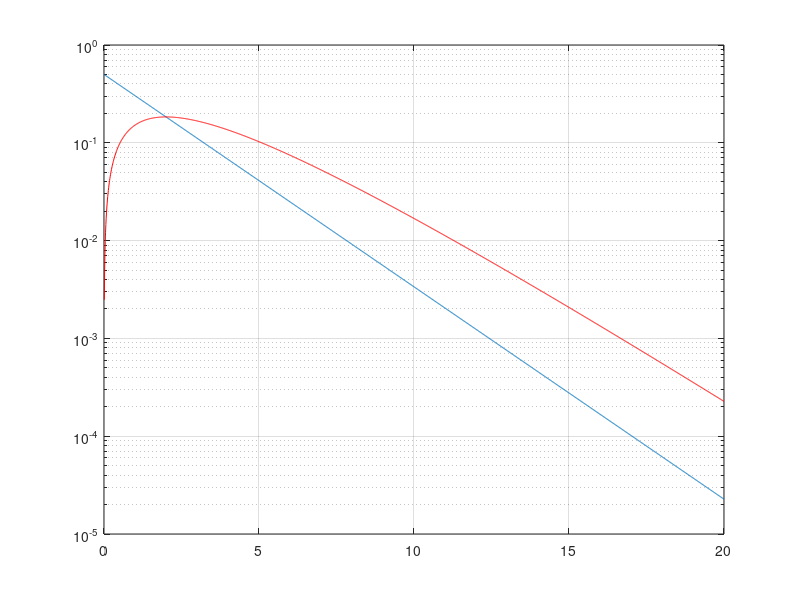
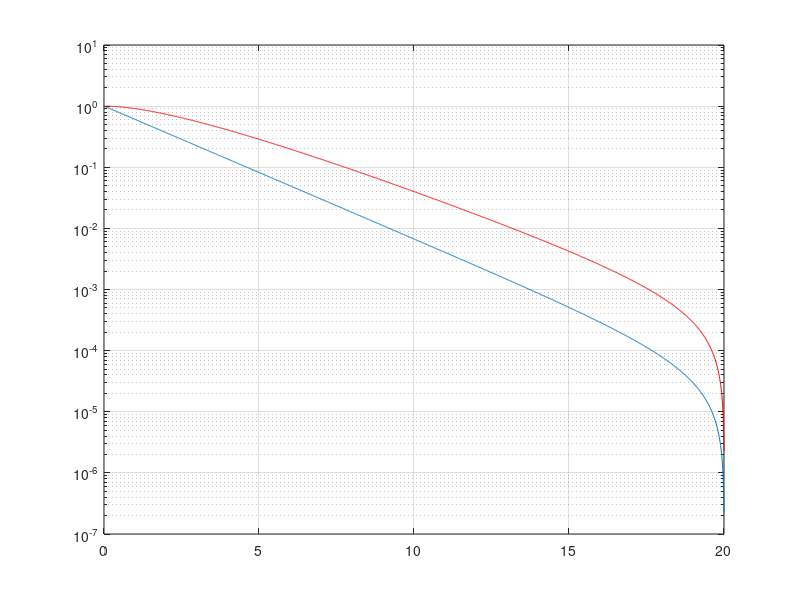

Source code (MATLAB) for these figures, in order:
% check_dist_chiq_2_4

ampsig=0;
ampsig2=ampsig^2;
dx=0.01;
maxx=round(20+ampsig2*3);
x=0:dx:maxx;
nx=length(x);

pchiq20=ncx2pdf(x,2,ampsig2);
sum(x.*pchiq20)*dx
fachiq20=cumsum(pchiq20(nx:-1:1))*dx;
fachiq20=fachiq20(nx:-1:1);

pchiq40=ncx2pdf(x,4,ampsig2);
sum(x.*pchiq40)*dx
fachiq40=cumsum(pchiq40(nx:-1:1))*dx;
fachiq40=fachiq40(nx:-1:1);

figure,semilogy(x,pchiq20),hold on,semilogy(x,pchiq40,'r '),grid on
figure,semilogy(x,fachiq20),hold on,semilogy(x,fachiq40,'r '),grid on